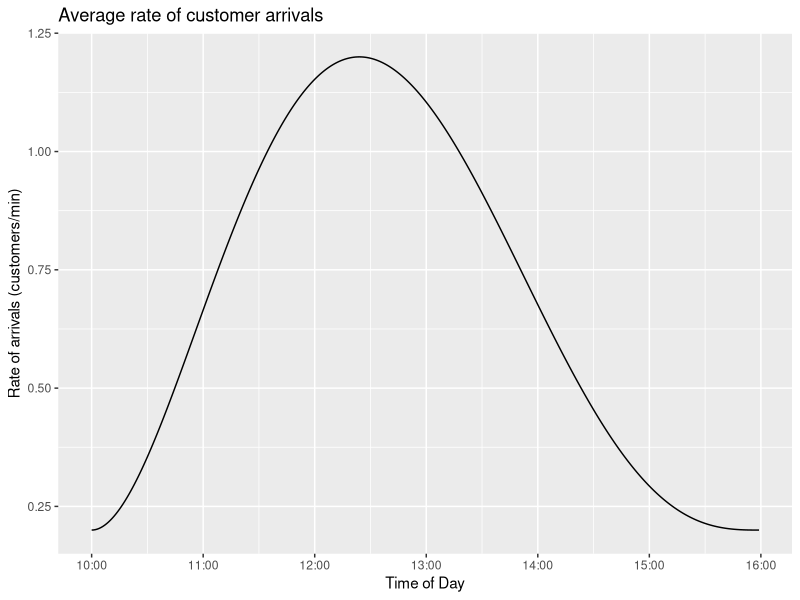
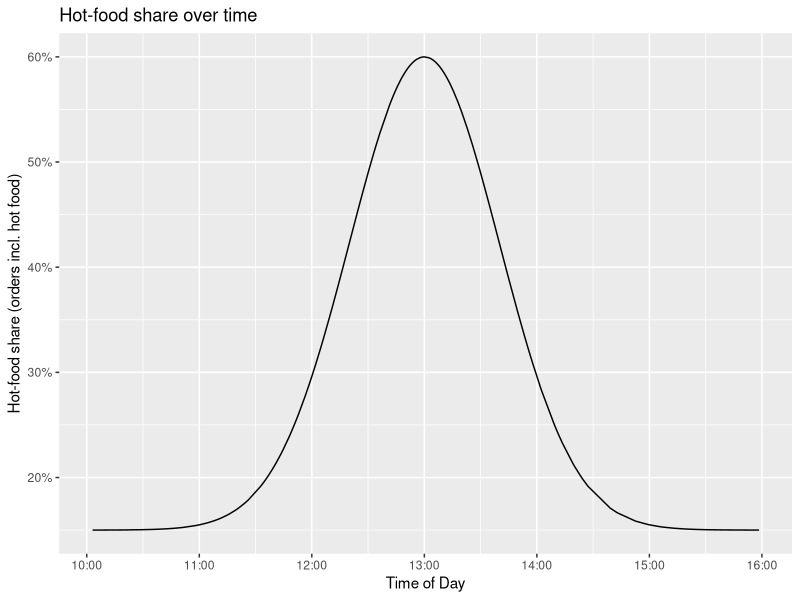
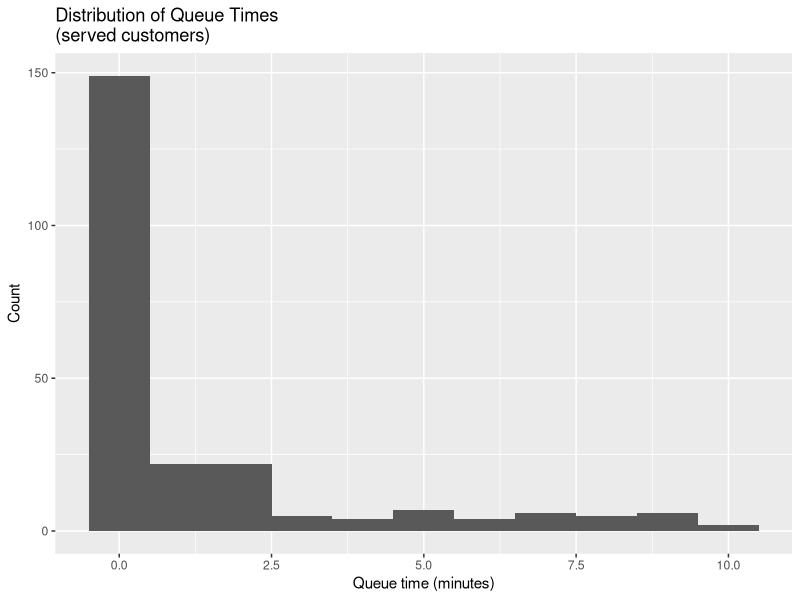
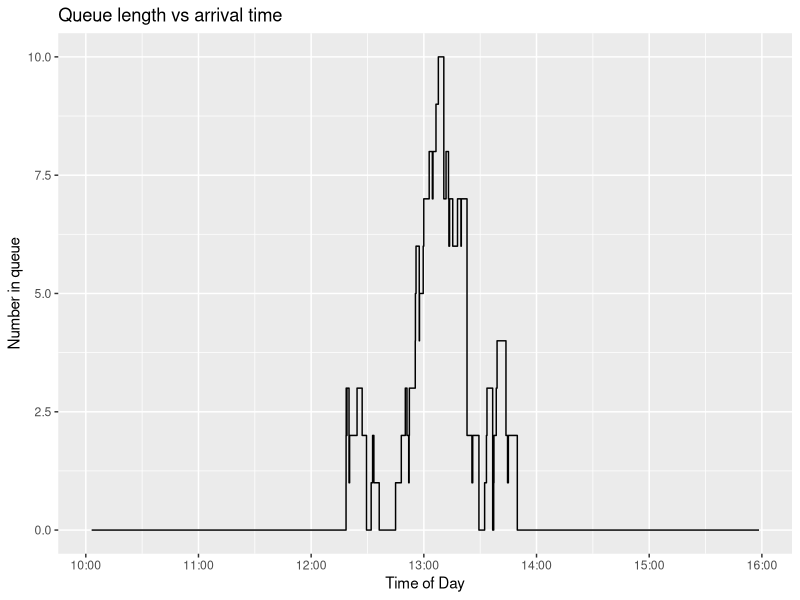
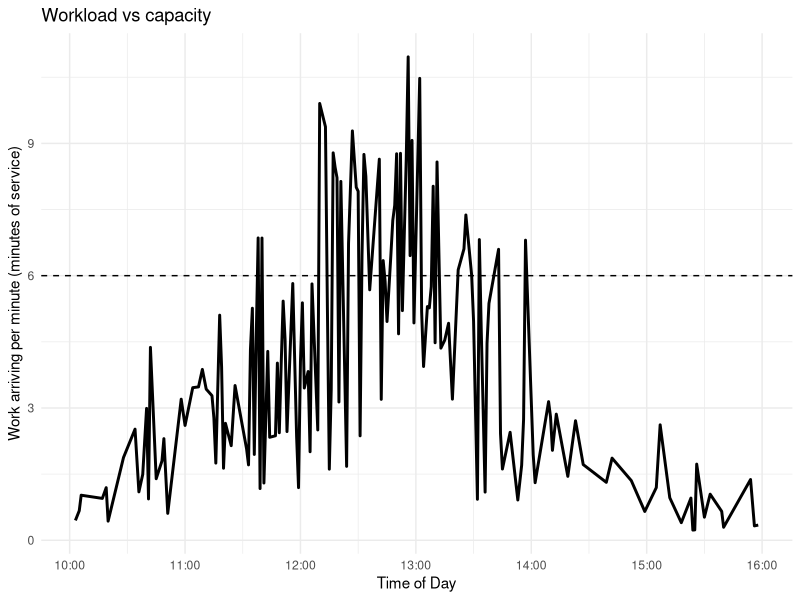
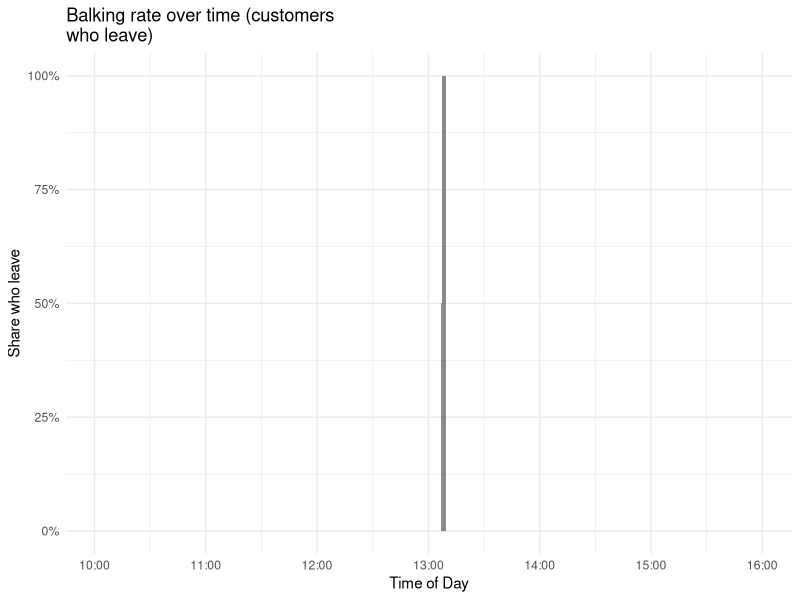
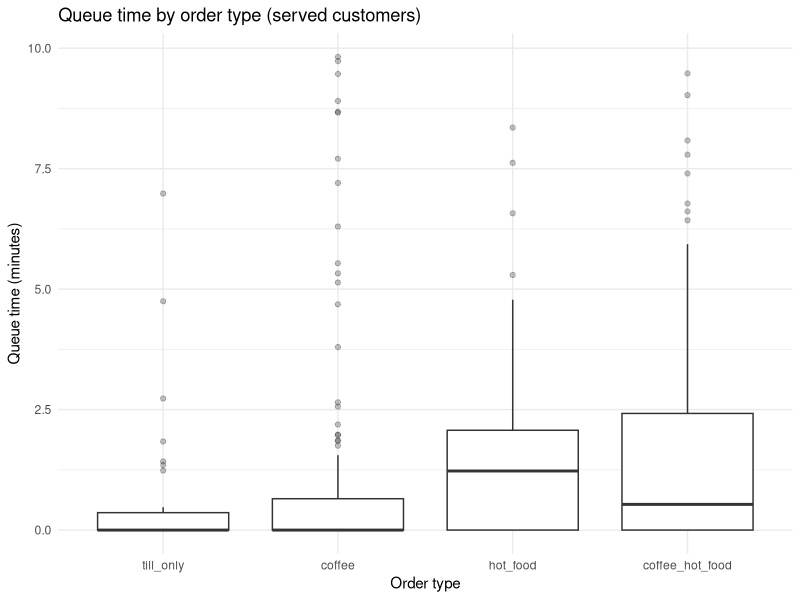
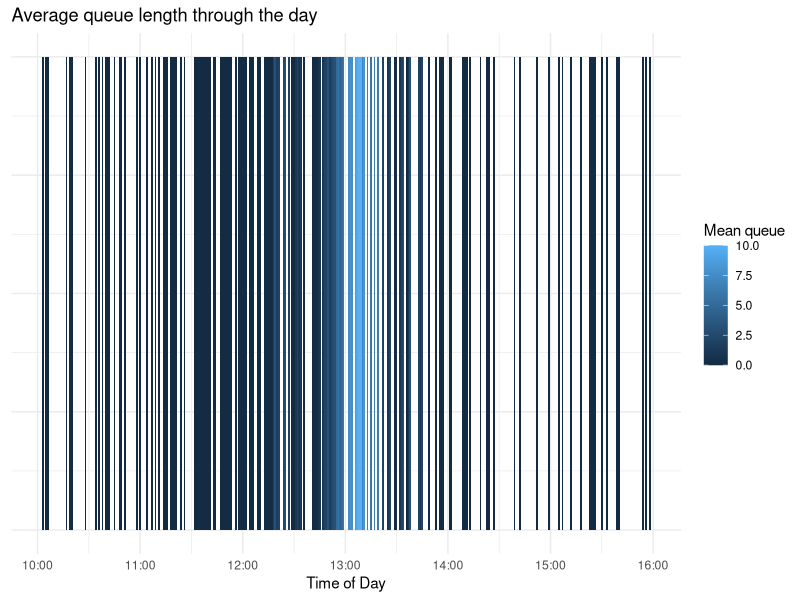

Reproduce these figures in R, in order.
library(tidyverse)
library(Hmisc)

set.seed(1) 

# --------------------
# ---- Parameters ----
# --------------------
# Time period for simulation
T  <- 360   # minutes 
# represents 10-4pm opening hours

# Parameters of Beta distribution
alpha <- 3
beta  <- 4

# Min and max rate of customer arrivals in customers/min
lambda_low  <- 0.2 # quiet baseline
# e.g. 0.2 means a customer every 5 mins on average
lambda_peak <- 1.2 # desired peak 
# e.g. 0.8 means 4 customers every 5 mins on average

# Multi-server
n_servers <- 6 # number of staff working the cafe
#Balking
max_queue <- 10 # max number of customers waiting to be served; if >= this, customer leaves

# -----------------------------------------------------------------------------------
# ---- Construction of non-homogeneous Poisson distribution of customer arrivals ----
# -----------------------------------------------------------------------------------
time <- seq(0, T-1)
u <- time / T #reparameterise time so that it is on a [0,1] interval 

# Shape for rate of customer arrivals, lambda(t)
# 3,4 gives right-skew beta dist. with mean approx slightly earlier than halfway through service
shape <- dbeta(u, alpha, beta)
shape <- shape / max(shape) #scale range of beta shape to [0,1]

# Lambda as a function of time
lambda_t <- lambda_low + (lambda_peak - lambda_low) * shape

arrivals_per_min <- rpois(length(time), lambda_t) 
# arrivals per min 
# e.g. 2 in 1st min, 4 in 2nd min, 3 in 3rd min, etc.

arrival <- unlist(lapply(seq_along(arrivals_per_min), function(i) {
  k <- arrivals_per_min[i]
  if (k == 0) return(NULL) #if no arrivals in that minute then don't return anything
  time[i] + runif(k, 0, 1) #otherwise return k random intervals between time[i] and time[i+1]
}))

arrival <- sort(arrival) #order chronologically
N <- length(arrival)

# --------------------------------------------------------------
# ---- Order mix varies by time: hot food up to 60% at lunch ---
# --------------------------------------------------------------

lunch_center <- T * 0.5 #lunch peak should be at 1pm and symmetric in a 10-4pm open
lunch_sd     <- 40 #95% of customers will come for lunch within 80 mins either side of 1pm

lunch_bump <- exp(-0.5 * ((arrival - lunch_center) / lunch_sd)^2) # Gaussian distribution
lunch_bump <- lunch_bump / max(lunch_bump) # scale the range of the distribution down to 1

p_hot_total <- 0.15 + (0.60 - 0.15) * lunch_bump # probability share of hot food

# 40/60 split of hot orders into hot_food and coffee_hot_food
p_combo_given_hot <- 0.60 
p_combo   <- p_hot_total * p_combo_given_hot
p_hot     <- p_hot_total * (1 - p_combo_given_hot)

# 80/20 split of other orders into coffee and till only
p_coffee_given_nonhot <- 0.80
p_nonhot <- 1 - p_hot_total
p_coffee <- p_nonhot * p_coffee_given_nonhot
p_till   <- p_nonhot * (1 - p_coffee_given_nonhot)

#sample order types based on vector of probabilities
order_type <- map_chr(seq_len(N), function(i) {
  sample(
    x = c("till_only", "coffee", "hot_food", "coffee_hot_food"),
    size = 1,
    prob = c(p_till[i], p_coffee[i], p_hot[i], p_combo[i])
  )
})

# make order_type a factor
order_type <- factor(order_type,
                     levels = c("till_only", "coffee", "hot_food", "coffee_hot_food"))

# --------------------------------------------------------------------------------
# ---- Service times: order category based, min service time 1 minute ------------
# --------------------------------------------------------------------------------

service <- numeric(N)

service[order_type == "till_only"] <- 1 + runif(sum(order_type == "till_only"), 0, 1.0) # uniformly bounded between [0,1] minutes
service[order_type == "coffee"] <- 2 + runif(sum(order_type == "coffee"), 0, 3.0) # uniformly bounded between [2,5] minutes
service[order_type == "hot_food"] <- 5 + runif(sum(order_type == "hot_food"), 0, 3.0) # uniformly bounded between [5,8] minutes
service[order_type == "coffee_hot_food"] <- 6 + runif(sum(order_type == "coffee_hot_food"), 0, 4.0) # uniformly bounded between [6,10 minutes]

# useful to uncomment to make the data more readable
# service <- ceiling(service)

# ------------------------------------------------------------
# ---- FCFS multi-server dynamics + balking at max_queue -------
# ------------------------------------------------------------

# use NAs as some customers are never served
start <- rep(NA_real_, N)
finish <- rep(NA_real_, N)
queue_time <- rep(NA_real_, N)
server_id <- rep(NA_integer_, N) # servers assigned to customers

number_in_service <- integer(N) # number ahead still being served
number_in_queue <- integer(N) # number ahead in queue not yet being served
number_in_system_ahead <- integer(N) # total ahead

balked <- rep(FALSE, N) # TRUE if customer leaves
entered_system <- rep(FALSE, N) # TRUE if customer enters order system (opposite of balked but kept for simplicity)
server_free <- rep(0, n_servers)  # next time each server [1-n] becomes free

for (i in seq_len(N)) { # for each customer
  
  prev_served <- which(entered_system) # who has entered the system?
  
  if (length(prev_served) == 0) { # if no one has entered the system yet then there is no one being served or queuing
    number_in_service[i] <- 0 
    number_in_queue[i]   <- 0
  } else {
    number_in_service[i] <- sum(start[prev_served] <= arrival[i] & finish[prev_served] > arrival[i], na.rm = TRUE)
    number_in_queue[i] <- sum(start[prev_served] > arrival[i], na.rm = TRUE)
  }
  
  number_in_system_ahead[i] <- number_in_service[i] + number_in_queue[i]
  
  # Balking rule: if queue already at/above max, customer leaves
  if (number_in_queue[i] >= max_queue) {
    balked[i] <- TRUE
    next # skips to next customer if this customer isn't being served
  }
  
  # otherwise assign next available server
  j <- which.min(server_free) # index of first server available
  
  start[i] <- max(arrival[i], server_free[j]) # customer served the later of when they arrive or a server is free
  finish[i] <- start[i] + service[i]
  queue_time[i] <- start[i] - arrival[i] # queue time is the time between arriving and service beginning
  
  server_free[j] <- finish[i] # server becomes free when this customer is finished being served
  server_id[i] <- j 
  entered_system[i] <- TRUE
}

# ---- Dataframe ----
data <- data.frame(
  id = seq_len(N),
  arrival = arrival,
  order_type = order_type,
  service = service,
  start = start,
  finish = finish,
  queue_time = queue_time,
  number_in_queue = number_in_queue,
  number_in_service = number_in_service,
  #number_in_system_ahead = number_in_system_ahead,
  #p_hot_total = p_hot_total,
  balked = balked,
  server_id = server_id
)

# ---- Variable labels (Hmisc) ----
Hmisc::label(data$id)                    <- "Customer number"
Hmisc::label(data$arrival)               <- "Arrival time"
Hmisc::label(data$order_type)            <- "Order type"
Hmisc::label(data$service)               <- "Service duration (minutes)"
Hmisc::label(data$start)                 <- "Service start time"
Hmisc::label(data$finish)                <- "Service end time"
Hmisc::label(data$queue_time)            <- "Queue time before service (minutes)"
Hmisc::label(data$number_in_queue)       <- "Number waiting (excludes in-service)"
Hmisc::label(data$number_in_service)     <- "Number currently in service"
#Hmisc::label(data$number_in_system_ahead)<- "Number ahead in system (queue + in service)"
Hmisc::label(data$balked)                <- "Customer left due to full queue"
Hmisc::label(data$server_id)             <- "Server assigned"
#Hmisc::label(data$p_hot_total)           <- "Hot-food share target (hot + combo)"

View(data)

# ---- Infographics ----
served_data <- dplyr::filter(data, !balked)

# time axis setup (more readable than minutes after arrival)
time_axis_10_16 <- scale_x_continuous(
  breaks = seq(0, 360, by = 60),
  labels = c("10:00","11:00","12:00","13:00","14:00","15:00","16:00")
)

# rate of arrivals
arrival_rate_df <- data.frame(
  time = time,
  lambda_t = lambda_t
)
ggplot(arrival_rate_df, aes(time, lambda_t)) + geom_line() + 
  labs(title="Average rate of customer arrivals", x="Time of Day", y="Rate of arrivals (customers/min)") +
  time_axis_10_16

# hot food share
ggplot(data, aes(x = arrival, y = p_hot_total)) +
  geom_line() +
  labs(title = "Hot-food share over time", x = "Time of Day", y = "Hot-food share (orders incl. hot food)") +
  scale_y_continuous(labels = scales::percent) +
  time_axis_10_16

# distribution of queue times
ggplot(served_data, aes(x = queue_time)) +
  geom_histogram(binwidth = 1) +
  labs(title = "Distribution of Queue Times \n(served customers)", x = "Queue time (minutes)", y = "Count")

# queue length by arrival time
ggplot(data, aes(x = arrival, y = number_in_queue)) +
  geom_step() +
  labs(title = "Queue length vs arrival time", x = "Time of Day", y = "Number in queue") +
  time_axis_10_16

#workload vis
workload_df <- data %>%
  mutate(minute = pmin(floor(arrival), T - 1)) %>%
  group_by(minute) %>%
  summarise(
    mean_service = mean(service),
    .groups = "drop"
  ) %>%
  mutate(
    lambda = lambda_t[minute + 1], # lambda_t is on time grid 0..T-1
    workload = lambda * mean_service, # expected minutes of work arriving per minute
    capacity = n_servers # servers provide ~n_servers minutes of service per minute
  )

ggplot(workload_df, aes(x = minute)) +
  geom_line(aes(y = workload), linewidth = 1) +
  geom_hline(aes(yintercept = capacity), linetype = "dashed") +
  labs(
    title = "Workload vs capacity",
    x = "Time of Day",
    y = "Work arriving per minute (minutes of service)"
  ) +
  time_axis_10_16 +
  theme_minimal()

#balking vis
balk_df <- data %>%
  mutate(minute = pmin(floor(arrival), T - 1)) %>%
  group_by(minute) %>%
  summarise(
    arrivals = n(),
    balked = sum(balked),
    balk_rate = balked / arrivals,
    .groups = "drop"
  )

ggplot(balk_df, aes(x = minute, y = balk_rate)) +
  geom_col(alpha = 0.7) +
  labs(
    title = "Balking rate over time (customers \nwho leave)",
    x = "Time of Day",
    y = "Share who leave"
  ) +
  scale_y_continuous(labels = scales::percent) +
  time_axis_10_16 +
  theme_minimal()

ggplot(served_data, aes(x = order_type, y = queue_time)) +
  geom_boxplot(outlier.alpha = 0.3) +
  labs(
    title = "Queue time by order type (served customers)",
    x = "Order type",
    y = "Queue time (minutes)"
  ) +
  theme_minimal()

#heatmap of queues
heat_df <- data %>%
  mutate(minute = pmin(floor(arrival), T - 1)) %>%
  group_by(minute) %>%
  summarise(mean_queue = mean(number_in_queue), .groups = "drop")

ggplot(heat_df, aes(x = minute, y = 1, fill = mean_queue)) +
  geom_tile() +
  labs(
    title = "Average queue length through the day",
    x = "Time of Day",
    y = NULL,
    fill = "Mean queue"
  ) +
  time_axis_10_16 +
  theme_minimal() +
  theme(axis.text.y = element_blank(), axis.ticks.y = element_blank())


#service times currently randomly sampled so no insight to be gained
#ggplot(served_data, aes(x = arrival, y = service)) +
#  geom_point(alpha = 0.5) +
#  geom_smooth(se = FALSE) +
#  labs(title = "Service Time vs Arrival Time (served customers)", x = "Minutes since opening", y = "Service time (minutes)")

# ---- Quick summary ----
cat("N served:", sum(entered_system), "\n")
cat("N balked:", sum(balked), "\n")
cat("N arrivals:", N, "\n")

cat("Mean queue time (served):", mean(served_data$queue_time), "minutes\n")
cat("P(queue_time > 0) (served):", mean(served_data$queue_time > 0), "\n")
cat("Max queue time (served):", max(served_data$queue_time), "minutes\n")
cat("Max number_in_queue observed:", max(data$number_in_queue), "\n")
